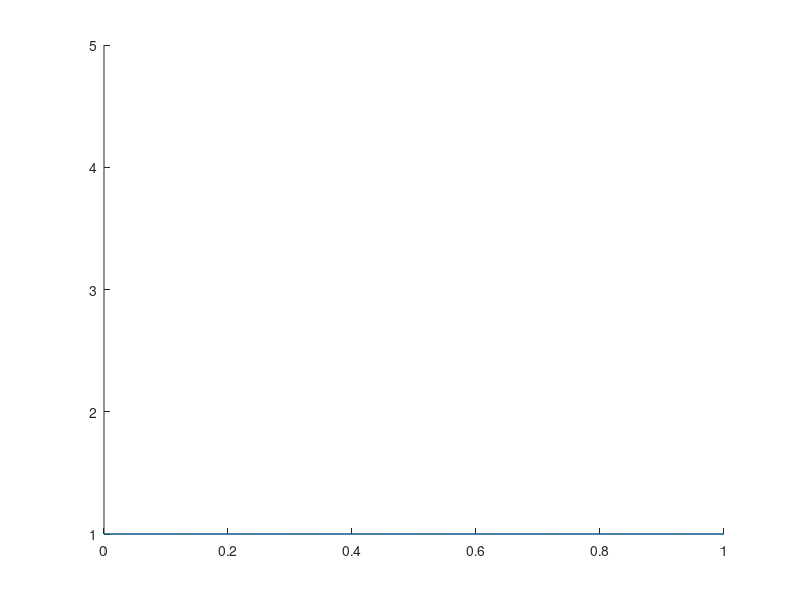

Source code (MATLAB): (Note: this script raises an error after producing the figure.)
% dynamic display the different or same function at the different moment. 
% show the animated gif for function on the same figure
h = figure;
axis tight manual % this ensures that getframe() returns a consistent size
filename = 'testAnimated.gif';
axis([0, 1, 1, 5]);
hold on
for n = 1:0.5:5
    % Draw plot for y = n
    x = 0:0.01:1;
    y = 0 * x + n;
    plot(x,y) 
    drawnow 
      % Capture the plot as an image 
      frame = getframe(h); 
      im = frame2im(frame); 
      [imind,cm] = rgb2ind(im,256); 
      % Write to the GIF File 
      if n == 1 
          imwrite(imind,cm,filename,'gif', 'Loopcount',inf,'DelayTime',1); 
      else 
          imwrite(imind,cm,filename,'gif','WriteMode','append'); 
      end 
      pause(0.02)
  end